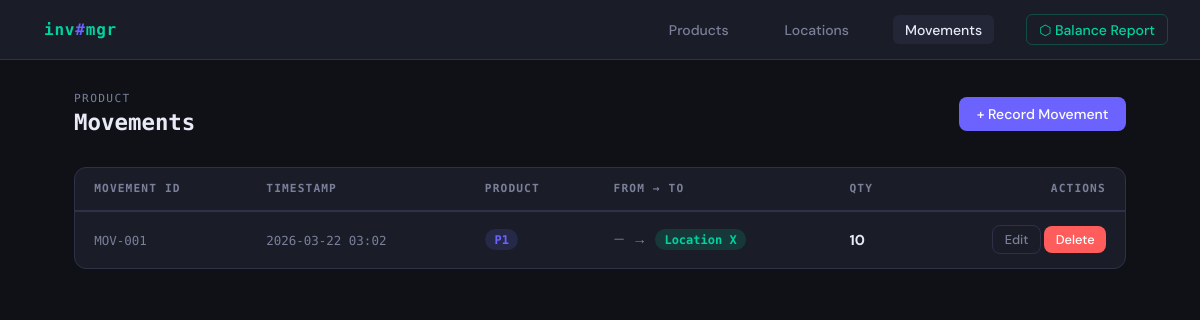
Page /movements on the earlier database version.
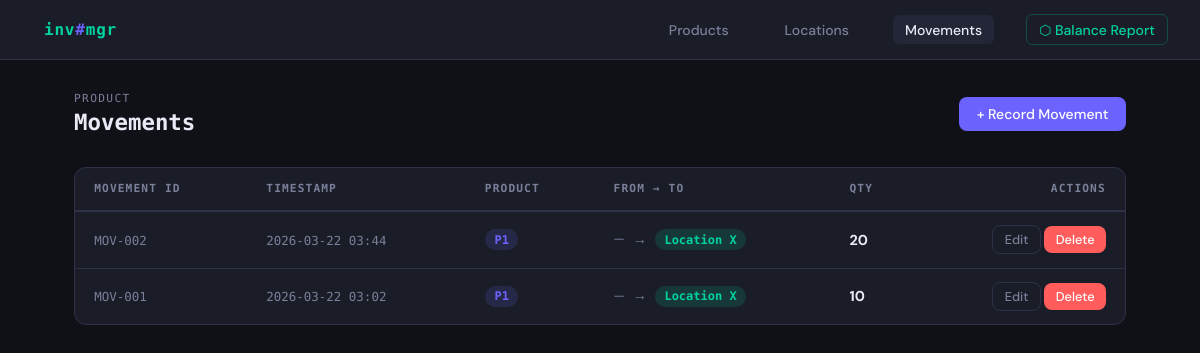
Same page on the later database version.
### app.py (models this page shows, shortened)
class ProductMovement(db.Model):
    movement_id   = db.Column(db.String(50), primary_key=True)
    timestamp     = db.Column(db.DateTime, default=datetime.utcnow)
    from_location = db.Column(db.String(50), db.ForeignKey('location.location_id'), nullable=True)
    to_location   = db.Column(db.String(50), db.ForeignKey('location.location_id'), nullable=True)
    product_id    = db.Column(db.String(50), db.ForeignKey('product.product_id'), nullable=False)
    qty           = db.Column(db.Integer, nullable=False)

### app.py (the view)
@app.route('/movements')
def movements():
    all_movements = ProductMovement.query.order_by(ProductMovement.timestamp.desc()).all()
    return render_template('movements.html', movements=all_movements)

### templates/movements.html (shortened to what this page needs)
{% extends 'base.html' %}
{% block content %}
<div class="page-header">
  <h1><span class="label">Product</span>Movements</h1>
  <a href="{{ url_for('add_movement') }}" class="btn btn-primary">+ Record Movement</a>
</div>
<div class="card">
  {% if movements %}
  <table>
    <thead>
      <tr>
        <th>Movement ID</th>
        <th>Timestamp</th>
        <th>Product</th>
        <th>From → To</th>
        <th>Qty</th>
        <th style="text-align:right">Actions</th>
      </tr>
    </thead>
    <tbody>
      {% for m in movements %}
      <tr>
        <td><span class="ts">{{ m.movement_id }}</span></td>
        <td><span class="ts">{{ m.timestamp.strftime('%Y-%m-%d %H:%M') }}</span></td>
        <td><span class="badge badge-purple">{{ m.product_id }}</span></td>
        <td>
          {% if m.from_location %}
            <span class="badge badge-orange">{{ m.from_location }}</span>
          {% else %}
            <span style="color:var(--muted);font-size:0.8rem">—</span>
          {% endif %}
          <span class="arrow">→</span>
          {% if m.to_location %}
            <span class="badge badge-green">{{ m.to_location }}</span>
          {% else %}
            <span style="color:var(--muted);font-size:0.8rem">—</span>
          {% endif %}
        </td>
        <td><strong>{{ m.qty }}</strong></td>
        <td style="text-align:right">
          <a href="{{ url_for('edit_movement', movement_id=m.movement_id) }}" class="btn btn-outline btn-sm">Edit</a>
          <form method="POST" action="{{ url_for('delete_movement', movement_id=m.movement_id) }}" style="display:inline"
                onsubmit="return confirm('Delete movement {{ m.movement_id }}?')">
            <button class="btn btn-danger btn-sm">Delete</button>
          </form>
        </td>
      </tr>
      {% endfor %}
    </tbody>
  </table>
  {% else %}
  <div class="empty">
    <div class="icon">🔄</div>
    <p>No movements recorded yet.</p>
    <a href="{{ url_for('add_movement') }}" class="btn btn-primary">+ Record Movement</a>
  </div>
  {% endif %}
</div>
{% endblock %}

### templates/base.html (shortened to what this page needs)
<!DOCTYPE html>
<html lang="en">
<head>
</head>
<body>
<nav>
  <a class="nav-brand" href="{{ url_for('index') }}">inv<span>#</span>mgr</a>
  <a href="{{ url_for('products') }}"  {% if request.endpoint and 'product' in request.endpoint %}class="active"{% endif %}>Products</a>
  <a href="{{ url_for('locations') }}" {% if request.endpoint and 'location' in request.endpoint %}class="active"{% endif %}>Locations</a>
  <a href="{{ url_for('movements') }}" {% if request.endpoint and 'movement' in request.endpoint %}class="active"{% endif %}>Movements</a>
  <a href="{{ url_for('report') }}"    class="report-link {% if request.endpoint == 'report' %}active{% endif %}">⬡ Balance Report</a>
</nav>
<div class="container">
  {% block content %}{% endblock %}
</div>
</body>
</html>

### templates/base.html (style rules this page uses)
:root { --bg: #0f1117; --surface: #1a1d27; --surface2: #232636; --border: #2e3148; --accent: #6c63ff; --accent2: #00d2a0; --danger: #ff5c5c; --warning: #ffb547; --text: #e8eaf6; --muted: #7a7f9a; --mono: 'Space Mono', monospace; --sans: 'DM Sans', sans-serif; }
* { box-sizing: border-box; margin: 0; padding: 0; }
body { background: var(--bg); color: var(--text); font-family: var(--sans); min-height: 100vh; }
nav { background: var(--surface); border-bottom: 1px solid var(--border); padding: 0 2rem; display: flex; align-items: center; gap: 2rem; height: 60px; position: sticky; top: 0; z-index: 100; }
.nav-brand { font-family: var(--mono); font-weight: 700; font-size: 1rem; color: var(--accent2); letter-spacing: 0.05em; text-decoration: none; margin-right: auto; }
.nav-brand span { color: var(--accent); }
nav a { color: var(--muted); text-decoration: none; font-size: 0.875rem; font-weight: 500; padding: 0.35rem 0.75rem; border-radius: 6px; transition: all 0.15s; }
nav a:hover, nav a.active { background: var(--surface2); color: var(--text); }
nav a.report-link { color: var(--accent2); border: 1px solid rgba(0,210,160,0.25); }
.container { max-width: 1100px; margin: 0 auto; padding: 2rem 1.5rem; }
.page-header { display: flex; align-items: center; justify-content: space-between; margin-bottom: 2rem; }
.page-header h1 { font-family: var(--mono); font-size: 1.4rem; font-weight: 700; color: var(--text); }
.page-header h1 .label { display: block; font-size: 0.7rem; color: var(--muted); font-weight: 400; letter-spacing: 0.12em; text-transform: uppercase; margin-bottom: 4px; }
.btn { display: inline-flex; align-items: center; gap: 0.4rem; padding: 0.5rem 1.1rem; border-radius: 8px; border: none; font-family: var(--sans); font-size: 0.875rem; font-weight: 500; cursor: pointer; text-decoration: none; transition: all 0.15s; }
.btn-primary { background: var(--accent); color: #fff; }
.btn-danger { background: var(--danger); color: #fff; }
.btn-outline { background: transparent; border: 1px solid var(--border); color: var(--muted); }
.btn-sm { padding: 0.3rem 0.7rem; font-size: 0.8rem; }
.card { background: var(--surface); border: 1px solid var(--border); border-radius: 12px; overflow: hidden; }
table { width: 100%; border-collapse: collapse; }
thead tr { border-bottom: 2px solid var(--border); }
th { text-align: left; padding: 0.9rem 1.2rem; font-family: var(--mono); font-size: 0.7rem; text-transform: uppercase; letter-spacing: 0.1em; color: var(--muted); }
td { padding: 0.85rem 1.2rem; border-bottom: 1px solid var(--border); font-size: 0.9rem; }
tbody tr:last-child td { border-bottom: none; }
.badge { display: inline-block; padding: 0.2rem 0.6rem; border-radius: 20px; font-size: 0.75rem; font-weight: 600; font-family: var(--mono); }
.badge-green { background: rgba(0,210,160,0.15); color: var(--accent2); }
.badge-purple { background: rgba(108,99,255,0.15); color: var(--accent); }
.ts { font-family: var(--mono); font-size: 0.78rem; color: var(--muted); }
.arrow { color: var(--muted); padding: 0 4px; }

Differences in the rows shown:
added ProductMovement: movement_id "MOV-002", timestamp "2026-03-22 03:44", product_id "P1", to_location "Location X", qty "20"
